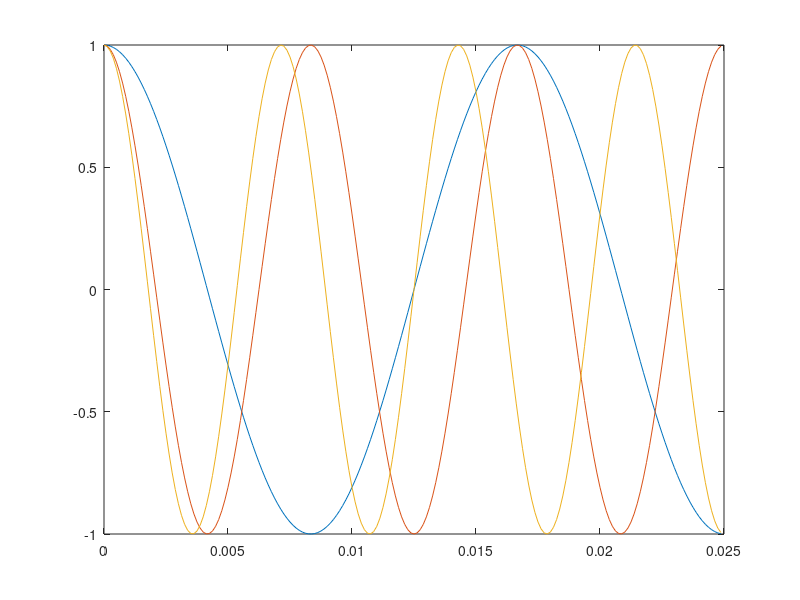
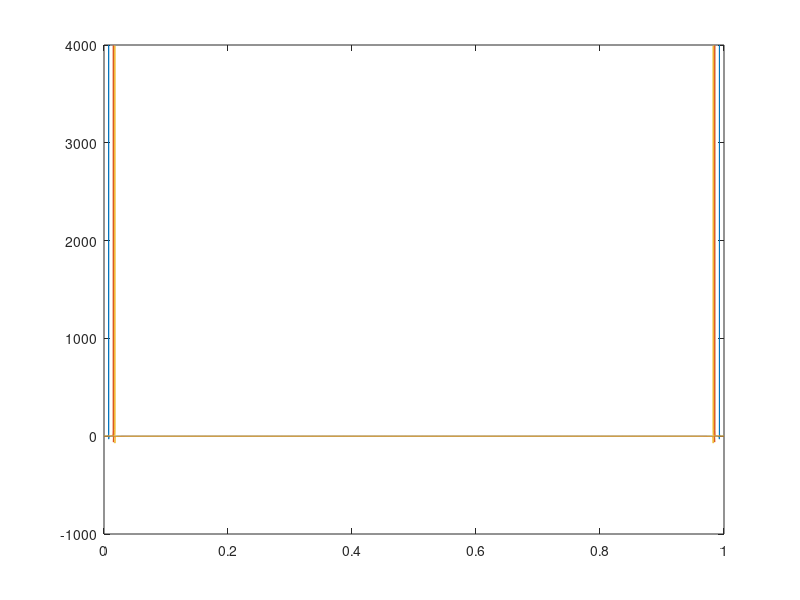

Recreate these plots in MATLAB, in order.
Fs = 8e3;
t = 0:1/Fs:1;
t = t';
f = [60 120 140];
s3 = cos(2*pi*t*f);
FFT = fft(s3);
plot(t(1:200), s3(1:200,:))
figure;
plot(t(1:8001), FFT(1:8001,:))